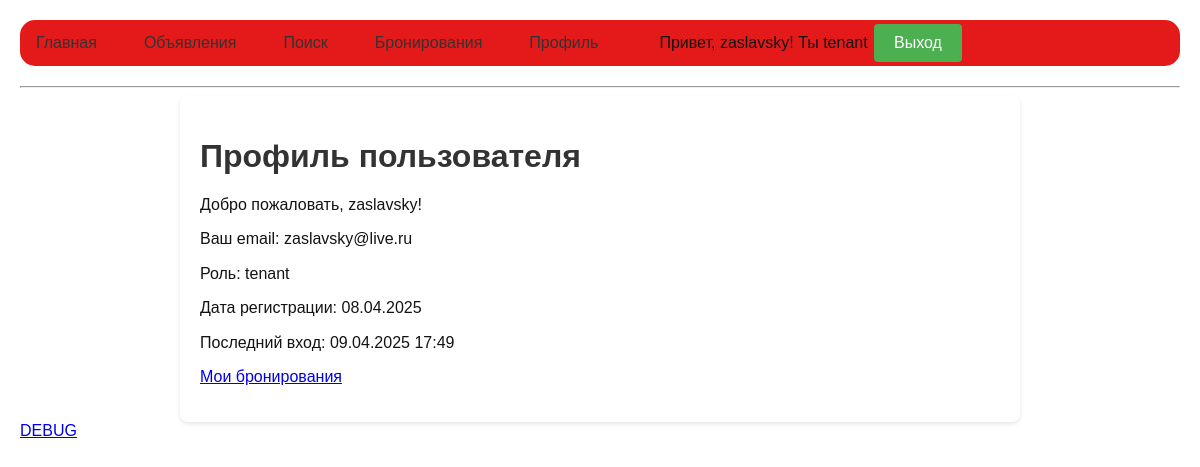
Page /accounts/profile/ (signed in) on the committed database.
### accounts/models.py (models this page shows, shortened)
class CustomUser(AbstractUser):
    ROLE_CHOICES = (
        ('tenant', 'Арендатор'),
        ('landlord', 'Арендодатель'),
    )
    role = models.CharField(max_length=20, choices=ROLE_CHOICES, default='tenant')

### accounts/views.py (the view)
# urls.py: path("profile/", ProfileView.as_view(), name="profile"),
class ProfileView(LoginRequiredMixin, TemplateView):
    template_name = 'accounts/profile.html'

### templates/accounts/profile.html (shortened to what this page needs)
{% extends "base.html" %}
{% block content %}
<h1>Профиль пользователя</h1>
<p>Добро пожаловать, {{ request.user.username }}!</p>
<p>Ваш email: {{ request.user.email }}</p>
<p>Роль: {{ request.user.role }}</p>
<p>Дата регистрации: {{ request.user.date_joined|date:"d.m.Y" }}</p>
<p>Последний вход: {{ request.user.last_login|date:"d.m.Y H:i" }}</p>
{% if request.user.role == 'landlord' %}
<p><a href="{% url 'listing-list' %}">Мои объявления</a></p>
{% elif request.user.role == 'tenant' %}
<p><a href="{% url 'booking-list' %}">Мои бронирования</a></p>
{% endif %}
{% endblock %}

### templates/base.html (shortened to what this page needs)
<!DOCTYPE html>
<html lang="ru">
<head>
    <link rel="stylesheet" href="https://cdnjs.cloudflare.com/ajax/libs/normalize/8.0.1/normalize.css">
    {% load static %}
    <link rel="stylesheet" href="{% static 'styles.css' %}">
</head>
<body>
    <nav>
        <a href="{% url 'home' %}">Главная</a>
        <a href="{% url 'listing-list' %}">Объявления</a>
        <a href="{% url 'listing-search' %}">Поиск</a>
        {% if user.is_authenticated%}
        <a href="{% url 'booking-list' %}">Бронирования</a>
        {% endif %}
        {% if user.is_authenticated %}
            <span style="margin-left: 30px;">Привет, {{ user.username }}! Ты {{user.role}}</span>
            <a href="{% url 'profile' %}">Профиль</a>
            <form method="post" action="{% url 'logout' %}" style="display: inline;">
                <button type="submit">Выход</button>
            </form>
        {% else %}
            <a href="{% url 'login' %}" style="margin-left: 30px;">Войти</a>
        {% endif %}
    </nav>
    <hr>
    <div class="container">
        {% block content %}
        {% endblock content %}
    </div>
</body>
<a href="{% url 'debug-request' %}">DEBUG</a>
</html>

### static/styles.css (style rules this page uses)
body { font-family: Arial, sans-serif; margin: 0; padding: 0; background-size: cover; color: rgb(19, 19, 19); }
nav { background-color: #e41a1a; overflow: hidden; border-radius: 15px; }
nav a { float: left; display: block; color: white; text-align: center; padding: 14px 16px; text-decoration: none; }
.container { max-width: 800px; margin: 20px auto; padding: 20px; background: white; border-radius: 8px; box-shadow: 0 2px 4px rgba(0, 0, 0, 0.1); }
form { margin-bottom: 20px; }
button { background-color: #4CAF50; color: white; border: none; padding: 10px 20px; text-align: center; text-decoration: none; display: inline-block; font-size: 16px; margin: 4px 2px; cursor: pointer; border-radius: 4px; }

### templates/base.html (style rules this page uses)
body { font-family: Arial, sans-serif; margin: 20px; background-image: url("https://4kwallpapers.com/images/walls/thumbs_3t/4252.jpg"); background-attachment: fixed; background-size: cover; background-repeat: no-repeat; }
h1, h2, h3 { color: #333; }
nav { margin-bottom: 20px; }
nav a { margin-right: 15px; text-decoration: none; color: #333; }
.container { max-width: 800px; margin: 0 auto; }

### rows in the picture
CustomUser: username "zaslavsky", role "tenant", user.username "zaslavsky", user.email "zaslavsky@live.ru", user.role "tenant", user.date_joined "08.04.2025", user.last_login "09.04.2025 17:49"
